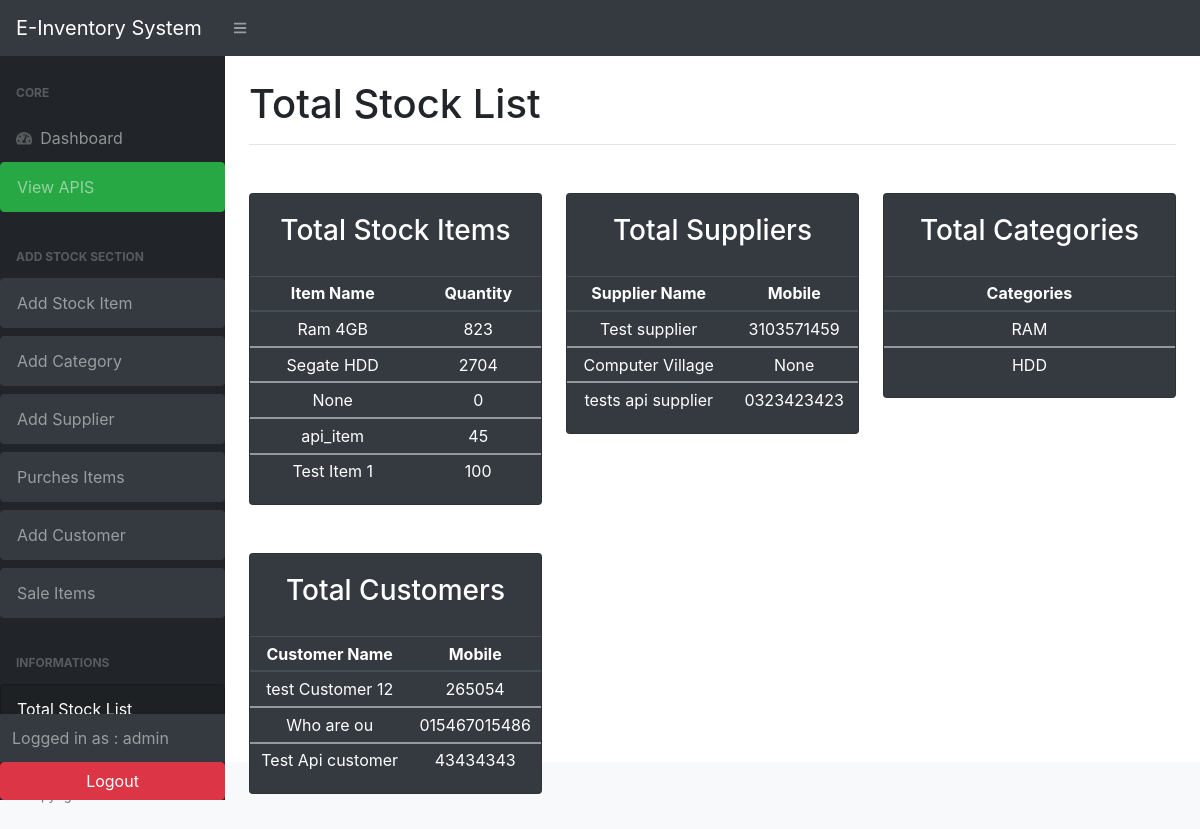
The page /total_list/ (signed in) on the database its author committed.
### stock/models.py (models this page shows, shortened)
class Stock( models.Model):
    id = models.AutoField(primary_key=True)
    category =models.ForeignKey(Category, on_delete=models.SET_NULL, null=True,blank=True)
    item_name = models.CharField(max_length=200, null=True)
    quantity = models.IntegerField(default=0)
    price = models.FloatField(null=True, blank=True,default= 0)
    amount = models.FloatField(null=True, blank=True,default= 0)
    supplier= models.ForeignKey(Supplier, on_delete=models.SET_NULL, null=True,blank=True)
    last_updated=models.DateTimeField(auto_now_add=False,auto_now=True)
    timestamp= models.DateTimeField(auto_now_add=True,auto_now=False,)
    is_deleted = models.BooleanField(default=False)

class Supplier (models.Model):
    sup_name = models.CharField(max_length=200, null=True,)
    sup_mobile = models.CharField(max_length=200, null=True, blank=True)
    sup_email = models.CharField(max_length=200, null=True, blank=True)
    sup_note = models.TextField(blank=True, null=True)

class Category (models.Model):
    cat_name= models.CharField(max_length=200, null=True)

class Customer (models.Model):
    name = models.CharField(max_length=200)
    phone = models.CharField(max_length=30)

### stock/views.py (the view)
# urls.py: path('total_list/', views.total_list, name='total_list'),
@login_required(login_url='user_login')
def total_list(request):
    items = Stock.objects.all()
    suppliers = Supplier.objects.all()
    categories= Category.objects.all()
    customers= Customer.objects.all()
    context ={
        'items':items ,
        'suppliers':suppliers,
        'categories':categories,
        'customers':customers
    }
    return render (request, 'stock/total_list.html', context)

### stock/templates/stock/total_list.html (shortened to what this page needs)
{% extends "base.html" %}
{% block content %}
{% load crispy_forms_tags %}
<main>
    <div class="container-fluid">
        <h1 class="mt-4 mb-3">Total Stock List</h1>
        <hr>
        <div class="row mt-4">
            <div class="col-xl-4 col-md-6  text-center mt-4">
                <div class="card bg-dark text-white mb-4">
                    <div class="card-body">
                        <h3>Total Stock Items</h3>
                    </div>
                    <div class=" text-center">
                        <table class="table table-sm table-dark">
                            <thead>
                                <tr>
                                    <th scope="col">Item Name</th>
                                    <th scope="col">Quantity</th>
                                </tr>
                            </thead>
                            {% for item in items %}
                            <tbody>
                                <tr>
                                    <td>{{item.item_name}}</td>
                                    <td>{{item.quantity}}</td>
                                </tr>
                            </tbody>
                            {% endfor %}
                        </table>
                    </div>
                </div>
            </div>
            <div class="col-xl-4 col-md-6  text-center mt-4">
                <div class="card bg-dark text-white mb-4">
                    <div class="card-body">
                        <h3>Total Suppliers </h3>
                    </div>
                    <div class=" text-center">
                        <table class="table table-sm table-dark">
                            <thead>
                                <tr>
                                    <th scope="col">Supplier Name</th>
                                    <th scope="col">Mobile</th>
                                </tr>
                            </thead>
                            {% for sup in suppliers %}
                            <tbody>
                                <tr>
                                    <td>{{sup.sup_name}}</td>
                                    <td>{{sup.sup_mobile}}</td>
                                </tr>
                            </tbody>
                            {% endfor %}
                        </table>
                    </div>
                </div>
            </div>
            <div class="col-xl-4 col-md-6  text-center mt-4">
                <div class="card bg-dark text-white mb-4">
                    <div class="card-body">
                        <h3>Total Categories </h3>
                    </div>
                    <div class=" text-center">
                        <table class="table table-sm table-dark">
                            <thead>
                                <tr>
                                    <th scope="col">Categories</th>
                                </tr>
                            </thead>
                            {% for cat in categories %}
                            <tbody>
                                <tr>
                                    <td>{{cat.cat_name}}</td>
                                </tr>
                            </tbody>
                            {% endfor %}
                        </table>
                    </div>
                </div>
            </div>
            <div class="col-xl-4 col-md-6  text-center mt-4">
                <div class="card bg-dark text-white mb-4">
                    <div class="card-body">
                        <h3>Total Customers </h3>
                    </div>
                    <div class=" text-center">
                        <table class="table table-sm table-dark">
                            <thead>
                                <tr>
                                    <th scope="col">Customer Name</th>
                                    <th scope="col">Mobile</th>
                                </tr>
                            </thead>
                            {% for cust in customers %}
                            <tbody>
                                <tr>
                                    <td>{{cust.name}}</td>
                                    <td>{{cust.phone}}</td>
                                </tr>
                            </tbody>
                            {% endfor %}
                        </table>
                    </div>
                </div>
            </div>
            <div class="col-xl-3 col-md-6">
            </div>
        </div>
    </div>
    </div>
    </div>
{% endblock %}

### stock/templates/base.html (shortened to what this page needs)
<!DOCTYPE html>
{% load static %}
{% load crispy_forms_tags %}
<html lang="en">
<head>
    <link rel="stylesheet" href="https://stackpath.bootstrapcdn.com/bootstrap/4.1.3/css/bootstrap.min.css"
>
    {% include "layouts/backend_css.html" %}
</head>
<body class="sb-nav-fixed">
    {% include "layouts/backend_nav.html" %}
    <div id="layoutSidenav">
        {% include "layouts/backend_sidebar.html" %}
        <div id="layoutSidenav_content">
            {% block content %}
            {% endblock content %}
            {% include "layouts/backend_footer.html" %}
</body>
</html>

### stock/templates/layouts/backend_css.html (shortened to what this page needs)
{% load static %}
<link href="https://cdn.datatables.net/1.10.20/css/dataTables.bootstrap4.min.css" rel="stylesheet"
 />
<link href="{% static '/css/styles.css' %}" rel="stylesheet" />

### stock/templates/layouts/backend_nav.html (shortened to what this page needs)
<nav class="sb-topnav navbar navbar-expand navbar-dark bg-dark">
    <a class="navbar-brand" href="{% url 'list_items' %}">E-Inventory System</a>
    <button class="btn btn-link btn-sm order-1 order-lg-0" id="sidebarToggle" href="{% url 'list_items' %}"><i
            class="fas fa-bars"></i></button>
</nav>

### stock/templates/layouts/backend_sidebar.html (shortened to what this page needs)
<div id="layoutSidenav_nav">
    <nav class="sb-sidenav accordion sb-sidenav-dark" id="sidenavAccordion">
        <div class="sb-sidenav-menu">
            <div class="nav">
                <div class="sb-sidenav-menu-heading">Core</div>
                <a class="nav-link" href="{% url 'list_items' %}">
                    <div class="sb-nav-link-icon"><i class="fas fa-tachometer-alt"></i></div>
                    Dashboard
                </a>
                <a class="nav-link collapsed btn btn-success mb-2" href="{% url 'schema-swagger-ui' %}"> View APIS
                </a>
                <div class="sb-sidenav-menu-heading">Add Stock Section</div>
                <a class="nav-link collapsed btn btn-dark mb-2" href="{% url 'add_stock' %}"> Add Stock Item
                </a>
                <a class="nav-link collapsed btn btn-dark mb-2" href="{% url 'add_category' %}"> Add Category
                </a>
                <a class="nav-link collapsed btn btn-dark mb-2" href="{% url 'add_sup' %}"> Add Supplier
                </a>
                <a class="nav-link collapsed btn btn-dark mb-2" href="{% url 'purchase' %}"> Purches Items
                </a>
                <a class="nav-link collapsed btn btn-dark mb-2" href="{% url 'add_cust' %}"> Add Customer
                </a>
                <a class="nav-link collapsed btn btn-dark mb-2" href="{% url 'sale' %}"> Sale Items
                </a>
                <div class="sb-sidenav-menu-heading">Informations</div>
                <a class="nav-link collapsed btn btn-dark mb-2" href="{% url 'total_list' %}"> Total Stock List
                </a>
            </div>
        </div>
        <div class="sb-sidenav-footer">
            <div class="p">Logged in as : {{request.user}}</div>
        </div>
        <div class="sb-sidenav-menu-heading text-center">
            {% if user.is_authenticated %}
            <form method="POST" action="{% url 'logout' %}">
                <button class="btn btn-danger" type="submit" style="padding-left: 85px; padding-right: 85px;">Logout
                </button>
            </form>
            {% else %}
            <button class="btn btn-info" type="submit" style="padding-left: 85px; padding-right: 85px;">login
            </button>
            {% endif %}
        </div>
    </nav>
</div>

### stock/templates/layouts/backend_footer.html
<footer class="py-4 bg-light mt-auto">
    <div class="container-fluid">
        <div class="d-flex align-items-center justify-content-between small">
            <div class="text-muted">Copyright &copy;</div>
        </div>
    </div>
</footer>

### stock/templates/layouts/backend_js.html (shortened to what this page needs)
{% load static %}

### rows shown on the page
Stock: item_name "Ram 4GB", quantity "823"
Stock: item_name "Segate HDD", quantity "2704"
Stock: item_name "None", quantity "0"
Stock: item_name "api_item", quantity "45"
Stock: item_name "Test Item 1", quantity "100"
Supplier: sup_name "Test supplier", sup_mobile "3103571459"
Supplier: sup_name "Computer Village", sup_mobile "None"
Supplier: sup_name "tests api supplier", sup_mobile "0323423423"
Category: cat_name "RAM"
Category: cat_name "HDD"
Customer: name "test Customer 12", phone "265054"
Customer: name "Who are ou", phone "015467015486"
Customer: name "Test Api customer", phone "43434343"

### other values the page prints
{{ request.user }} "admin"
